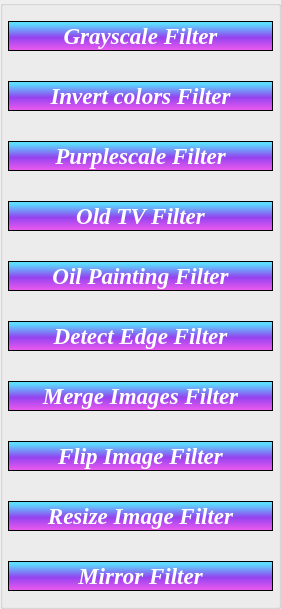
    <widget class="QGroupBox" name="FiltersGroup_2">
     <property name="geometry">
      <rect>
       <x>0</x>
       <y>100</y>
       <width>281</width>
       <height>551</height>
      </rect>
     </property>
     <property name="font">
      <font>
       <bold>false</bold>
      </font>
     </property>
     <property name="autoFillBackground">
      <bool>false</bool>
     </property>
     <property name="title">
      <string/>
     </property>
     <property name="alignment">
      <set>Qt::AlignCenter</set>
     </property>
     <property name="flat">
      <bool>true</bool>
     </property>
     <layout class="QVBoxLayout" name="verticalLayout">
      <property name="spacing">
       <number>30</number>
      </property>
      <property name="leftMargin">
       <number>5</number>
      </property>
      <property name="topMargin">
       <number>15</number>
      </property>
      <property name="rightMargin">
       <number>5</number>
      </property>
      <property name="bottomMargin">
       <number>15</number>
      </property>
      <item>
       <widget class="QPushButton" name="grayButton">
        <property name="minimumSize">
         <size>
          <width>0</width>
          <height>30</height>
         </size>
        </property>
        <property name="font">
         <font>
          <family>Times New Roman</family>
          <pointsize>17</pointsize>
          <italic>true</italic>
          <bold>true</bold>
         </font>
        </property>
        <property name="cursor">
         <cursorShape>PointingHandCursor</cursorShape>
        </property>
        <property name="styleSheet">
         <string notr="true">background-color: qlineargradient(spread:repeat, x1:1, y1:0, x2:1, y2:1, stop:0.100962 rgba(92, 220, 255, 1),stop:0.543269 rgba(147, 67, 239, 1),stop:1 rgba(241, 91, 238, 1));
border-style: solid;
border-width: 0.5px;
color: #ffffff;
border-color: #000000;
font-weight: bold;
selection-background-color: #3b7e48;
font: 800 italic bold 17pt &quot;Times New Roman&quot;;
</string>
        </property>
        <property name="text">
         <string>Grayscale Filter</string>
        </property>
       </widget>
      </item>
      <item>
       <widget class="QPushButton" name="invertButton_2">
        <property name="minimumSize">
         <size>
          <width>0</width>
          <height>30</height>
         </size>
        </property>
        <property name="font">
         <font>
          <family>Times New Roman</family>
          <pointsize>17</pointsize>
          <italic>true</italic>
          <bold>true</bold>
         </font>
        </property>
        <property name="cursor">
         <cursorShape>PointingHandCursor</cursorShape>
        </property>
        <property name="styleSheet">
         <string notr="true">background-color: qlineargradient(spread:repeat, x1:1, y1:0, x2:1, y2:1, stop:0.100962 rgba(92, 220, 255, 1),stop:0.543269 rgba(147, 67, 239, 1),stop:1 rgba(241, 91, 238, 1));
border-style: solid;
border-width: 0.5px;
color: #ffffff;
border-color: #000000;
font-weight: bold;
selection-background-color: #3b7e48;
font: 800 italic bold 17pt &quot;Times New Roman&quot;;
</string>
        </property>
        <property name="text">
         <string>Invert colors Filter</string>
        </property>
       </widget>
      </item>
      <item>
       <widget class="QPushButton" name="purpleButton">
        <property name="minimumSize">
         <size>
          <width>0</width>
          <height>30</height>
         </size>
        </property>
        <property name="font">
         <font>
          <family>Times New Roman</family>
          <pointsize>17</pointsize>
          <italic>true</italic>
          <bold>true</bold>
         </font>
        </property>
        <property name="cursor">
         <cursorShape>PointingHandCursor</cursorShape>
        </property>
        <property name="styleSheet">
         <string notr="true">background-color: qlineargradient(spread:repeat, x1:1, y1:0, x2:1, y2:1, stop:0.100962 rgba(92, 220, 255, 1),stop:0.543269 rgba(147, 67, 239, 1),stop:1 rgba(241, 91, 238, 1));
border-style: solid;
border-width: 0.5px;
color: #ffffff;
border-color: #000000;
font-weight: bold;
selection-background-color: #3b7e48;
font: 800 italic bold 17pt &quot;Times New Roman&quot;;

</string>
        </property>
        <property name="text">
         <string>Purplescale Filter</string>
        </property>
       </widget>
      </item>
      <item>
       <widget class="QPushButton" name="TVButton">
        <property name="minimumSize">
         <size>
          <width>0</width>
          <height>30</height>
         </size>
        </property>
        <property name="font">
         <font>
          <family>Times New Roman</family>
          <pointsize>17</pointsize>
          <italic>true</italic>
          <bold>true</bold>
         </font>
        </property>
        <property name="cursor">
         <cursorShape>PointingHandCursor</cursorShape>
        </property>
        <property name="styleSheet">
         <string notr="true">background-color: qlineargradient(spread:repeat, x1:1, y1:0, x2:1, y2:1, stop:0.100962 rgba(92, 220, 255, 1),stop:0.543269 rgba(147, 67, 239, 1),stop:1 rgba(241, 91, 238, 1));
border-style: solid;
border-width: 0.5px;
color: #ffffff;
border-color: #000000;
font-weight: bold;
selection-background-color: #3b7e48;
font: 800 italic bold 17pt &quot;Times New Roman&quot;;
</string>
        </property>
        <property name="text">
         <string>Old TV Filter</string>
        </property>
       </widget>
      </item>
      <item>
       <widget class="QPushButton" name="oilButton_2">
        <property name="minimumSize">
         <size>
          <width>0</width>
          <height>30</height>
         </size>
        </property>
        <property name="font">
         <font>
          <family>Times New Roman</family>
          <pointsize>17</pointsize>
          <italic>true</italic>
          <bold>true</bold>
         </font>
        </property>
        <property name="cursor">
         <cursorShape>PointingHandCursor</cursorShape>
        </property>
        <property name="styleSheet">
         <string notr="true">background-color: qlineargradient(spread:repeat, x1:1, y1:0, x2:1, y2:1, stop:0.100962 rgba(92, 220, 255, 1),stop:0.543269 rgba(147, 67, 239, 1),stop:1 rgba(241, 91, 238, 1));
border-style: solid;
border-width: 0.5px;
color: #ffffff;
border-color: #000000;
font-weight: bold;
selection-background-color: #3b7e48;
font: 800 italic bold 17pt &quot;Times New Roman&quot;;
</string>
        </property>
        <property name="text">
         <string>Oil Painting Filter</string>
        </property>
       </widget>
      </item>
      <item>
       <widget class="QPushButton" name="detectButton">
        <property name="minimumSize">
         <size>
          <width>0</width>
          <height>30</height>
         </size>
        </property>
        <property name="font">
         <font>
          <family>Times New Roman</family>
          <pointsize>17</pointsize>
          <italic>true</italic>
          <bold>true</bold>
         </font>
        </property>
        <property name="cursor">
         <cursorShape>PointingHandCursor</cursorShape>
        </property>
        <property name="styleSheet">
         <string notr="true">background-color: qlineargradient(spread:repeat, x1:1, y1:0, x2:1, y2:1, stop:0.100962 rgba(92, 220, 255, 1),stop:0.543269 rgba(147, 67, 239, 1),stop:1 rgba(241, 91, 238, 1));
border-style: solid;
border-width: 0.5px;
color: #ffffff;
border-color: #000000;
font-weight: bold;
selection-background-color: #3b7e48;
font: 800 italic bold 17pt &quot;Times New Roman&quot;;
</string>
        </property>
        <property name="text">
         <string>Detect Edge Filter</string>
        </property>
       </widget>
      </item>
      <item>
       <widget class="QPushButton" name="mergeButton">
        <property name="minimumSize">
         <size>
          <width>0</width>
          <height>30</height>
         </size>
        </property>
        <property name="font">
         <font>
          <family>Times New Roman</family>
          <pointsize>17</pointsize>
          <italic>true</italic>
          <bold>true</bold>
         </font>
        </property>
        <property name="cursor">
         <cursorShape>PointingHandCursor</cursorShape>
        </property>
        <property name="styleSheet">
         <string notr="true">background-color: qlineargradient(spread:repeat, x1:1, y1:0, x2:1, y2:1, stop:0.100962 rgba(92, 220, 255, 1),stop:0.543269 rgba(147, 67, 239, 1),stop:1 rgba(241, 91, 238, 1));
border-style: solid;
border-width: 0.5px;
color: #ffffff;
border-color: #000000;
font-weight: bold;
selection-background-color: #3b7e48;
font: 800 italic bold 17pt &quot;Times New Roman&quot;;
</string>
        </property>
        <property name="text">
         <string>Merge Images Filter</string>
        </property>
       </widget>
      </item>
      <item>
       <widget class="QPushButton" name="flipButton_2">
        <property name="minimumSize">
         <size>
          <width>0</width>
          <height>30</height>
         </size>
        </property>
        <property name="font">
         <font>
          <family>Times New Roman</family>
          <pointsize>17</pointsize>
          <italic>true</italic>
          <bold>true</bold>
         </font>
        </property>
        <property name="cursor">
         <cursorShape>PointingHandCursor</cursorShape>
        </property>
        <property name="styleSheet">
         <string notr="true">background-color: qlineargradient(spread:repeat, x1:1, y1:0, x2:1, y2:1, stop:0.100962 rgba(92, 220, 255, 1),stop:0.543269 rgba(147, 67, 239, 1),stop:1 rgba(241, 91, 238, 1));
border-style: solid;
border-width: 0.5px;
color: #ffffff;
border-color: #000000;
font-weight: bold;
selection-background-color: #3b7e48;
font: 800 italic bold 17pt &quot;Times New Roman&quot;;
</string>
        </property>
        <property name="text">
         <string>Flip Image Filter</string>
        </property>
       </widget>
      </item>
      <item>
       <widget class="QPushButton" name="resizeButton_2">
        <property name="minimumSize">
         <size>
          <width>0</width>
          <height>30</height>
         </size>
        </property>
        <property name="font">
         <font>
          <family>Times New Roman</family>
          <pointsize>17</pointsize>
          <italic>true</italic>
          <bold>true</bold>
         </font>
        </property>
        <property name="cursor">
         <cursorShape>PointingHandCursor</cursorShape>
        </property>
        <property name="styleSheet">
         <string notr="true">background-color: qlineargradient(spread:repeat, x1:1, y1:0, x2:1, y2:1, stop:0.100962 rgba(92, 220, 255, 1),stop:0.543269 rgba(147, 67, 239, 1),stop:1 rgba(241, 91, 238, 1));
border-style: solid;
border-width: 0.5px;
color: #ffffff;
border-color: #000000;
font-weight: bold;
selection-background-color: #3b7e48;
font: 800 italic bold 17pt &quot;Times New Roman&quot;;
</string>
        </property>
        <property name="text">
         <string>Resize Image Filter</string>
        </property>
       </widget>
      </item>
      <item>
       <widget class="QPushButton" name="mirrorButton">
        <property name="minimumSize">
         <size>
          <width>0</width>
          <height>30</height>
         </size>
        </property>
        <property name="font">
         <font>
          <family>Times New Roman</family>
          <pointsize>17</pointsize>
          <italic>true</italic>
          <bold>true</bold>
         </font>
        </property>
        <property name="cursor">
         <cursorShape>PointingHandCursor</cursorShape>
        </property>
        <property name="styleSheet">
         <string notr="true">background-color: qlineargradient(spread:repeat, x1:1, y1:0, x2:1, y2:1, stop:0.100962 rgba(92, 220, 255, 1),stop:0.543269 rgba(147, 67, 239, 1),stop:1 rgba(241, 91, 238, 1));
border-style: solid;
border-width: 0.5px;
color: #ffffff;
border-color: #000000;
font-weight: bold;
selection-background-color: #3b7e48;
font: 800 italic bold 17pt &quot;Times New Roman&quot;;
</string>
        </property>
        <property name="text">
         <string>Mirror Filter</string>
        </property>
       </widget>
      </item>
     </layout>
    </widget>
